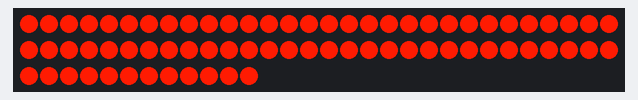
The program below on a simulated ESP32. Shown: 72 RGB LEDs in strip order, left to right, continuing on the next row. WiFi joins after 1.5 s; servers stay silent unless stated; what the program prints to the serial monitor is not drawn.

Above: at 3.3 s.

The program:

main.cpp
```cpp
#include <Arduino.h>

#include <AsyncTCP.h>
#include <FastLED.h>
#include <WiFi.h>

#include <freertos/FreeRTOS.h>
#include <freertos/semphr.h>
#include <freertos/task.h>

#include <functional>

#include <stdint.h>

typedef std::function<void(void)> CommitHandler;

struct CommitParams
{
    CommitHandler handler;
    xSemaphoreHandle semaphore = NULL;
};

class TaskRunner
{
private:
    CommitParams _commit_params;
    TaskHandle_t _commit_task;

public:
    TaskRunner()
        : _commit_task(NULL)
    {
    }

    void begin(CommitHandler handler, uint8_t core_id);
    void execute();
};

namespace
{
void commitTaskProcedure(void *arg)
{
    CommitParams *params = (CommitParams *)arg;

    while (true)
    {
        while (ulTaskNotifyTake(pdTRUE, portMAX_DELAY) != 1)
            ;
        params->handler();
        xSemaphoreGive(params->semaphore);
    }
}
} // namespace

void TaskRunner::begin(CommitHandler handler, uint8_t core_id)
{
    _commit_params.handler = handler;

    if (core_id < 2)
    {
        _commit_params.semaphore = xSemaphoreCreateBinary();

        xTaskCreatePinnedToCore(commitTaskProcedure, /* Task function. */
                                "ShowRunnerTask",    /* name of task. */
                                10000,               /* Stack size of task */
                                &_commit_params,     /* parameter of the task */
                                4,                   /* priority of the task */
                                &_commit_task,       /* Task handle to keep track of created task */
                                core_id);            /* pin task to core core_id */
    }
}

void TaskRunner::execute()
{
    if (_commit_task)
    {
        xTaskNotifyGive(_commit_task);
        while (xSemaphoreTake(_commit_params.semaphore, portMAX_DELAY) != pdTRUE)
            ;
    }
    else
    {
        _commit_params.handler();
    }
}

CRGB leds[72];
AsyncClient client;
char payload[1024];
double numbers[1024];
TaskRunner runner;

constexpr uint8_t kTaskRunnerCore = 255; // 0, 1 to select core
                                         // > 1 to disable separate task

void dataHandler(void *arg __attribute((unused)),
                 AsyncClient *client __attribute((unused)),
                 void *data,
                 size_t len)
{
    char *ch_data = (char *)data;
    if (len == 1024)
    {
        for (int i = 0; i < 1024; i++)
        {
            payload[i] = ch_data[i];
        }
    }
}

void setup()
{
    Serial.begin(115200);
    delay(10);
    Serial.println('\n');

    runner.begin(
        []() {
            FastLED.show();
        },
        kTaskRunnerCore);

    WiFi.begin();
    Serial.println("Connecting");

    while (WiFi.status() != WL_CONNECTED)
    {
        delay(1000);
        Serial.print('.');
    }
    Serial.println();
    Serial.println("Connection established!");

    client.onData(dataHandler);
    for (int i = 0; i < 1024; i++)
    {
        payload[i] = 'A';
        numbers[i] = 123 * i;
    }
    payload[1023] = '\n';
    FastLED.setDither(DISABLE_DITHER);
    FastLED.addLeds<NEOPIXEL, 23>(leds, 72);
    fill_solid(leds, 72, CRGB(255, 27, 2));
}

void loop()
{
    static uint32_t frame = 0;

    if (frame == 0)
    {
        if (client.connected())
        {
            client.write(payload, 1024);
            Serial.println("Written");
        }
        else
        {
            Serial.println("Connecting TCP");
            while (!client.connected())
            {
                client.connect("192.168.0.2", 5500);
                yield();
                delay(1000);
                Serial.print('.');
            }
            Serial.println();
        }
    }
    runner.execute();

    for (int i = 0; i < 1024; i++)
    {
        numbers[i] = 123 * numbers[i] / pow(numbers[i], 5) + sqrt(numbers[i]);
    }

    yield();
    delay(1);

    ++frame %= 25;
}
```
